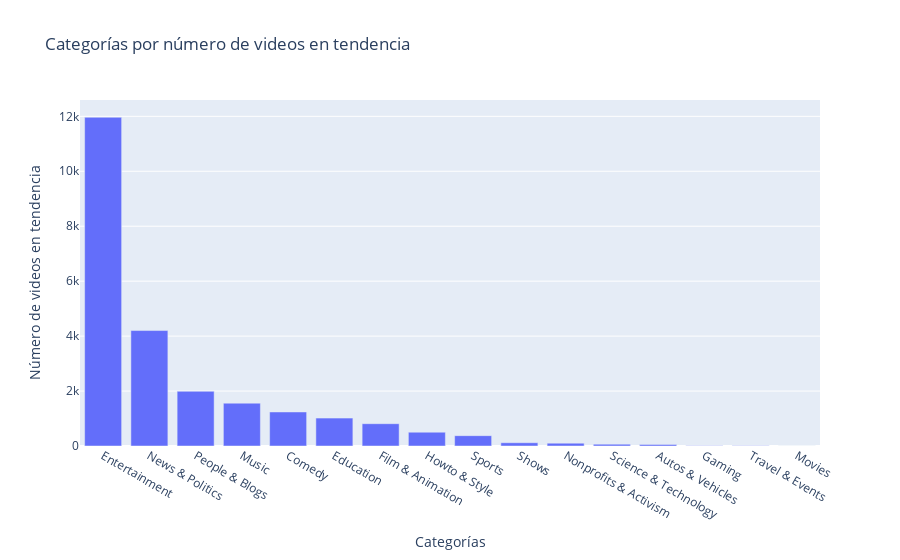

Notebook code for this chart:
### Markdown cell above
### 1.- ¿Qué categorías de videos son las de mayor tendencia?

### Code cell
counts1 = df_limpio["category"].value_counts()
counts1 = pd.DataFrame(counts1)
print(counts1)

data = [go.Bar(
    y = counts1['category'],
    x = counts1.index
)]
layout = go.Layout(
    title = 'Categorías por número de videos en tendencia',
    yaxis = dict(title = 'Número de videos en tendencia'),
    xaxis = dict(title = 'Categorías')
)

fig = go.Figure(data = data, layout = layout)

fig.iplot()

### Figure 1 — Plotly figure (JSON) as saved in the notebook; plotly's stock layout.template omitted (floating-point values rounded to 4 significant figures)
{"data": [{"type": "bar", "x": ["Entertainment", "News & Politics", "People & Blogs", "Music", "Comedy", "Education", "Film & Animation", "Howto & Style", "Sports", "Shows", "Nonprofits & Activism", "Science & Technology", "Autos & Vehicles", "Gaming", "Travel & Events", "Movies"], "y": [11965, 4202, 1991, 1559, 1239, 1015, 812, 503, 376, 119, 103, 66, 53, 7, 7, 4]}], "layout": {"title": {"text": "Categorías por número de videos en tendencia"}, "xaxis": {"title": {"text": "Categorías"}}, "yaxis": {"title": {"text": "Número de videos en tendencia"}}}}
